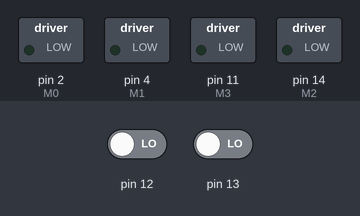
The sketch below on a simulated Arduino Uno, built with avr-gcc and run on an emulated ATmega328P. Parts: switched loads named in the sketch (green lamp = pin HIGH). Inputs (shaded band) come from the test bench; at power-on: pin 12 LOW, pin 13 LOW.

Above: at 1.2 s.
1.3 s: pin 12 driven HIGH
At 2.1 s:
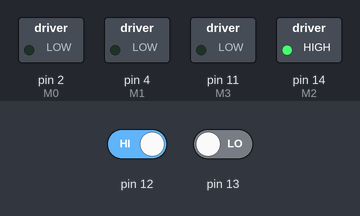
2.8 s: pin 13 driven HIGH
At 3.3 s:
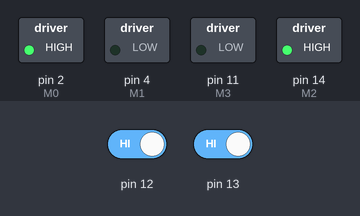
4.3 s: pin 12 driven LOW
At 5.5 s:
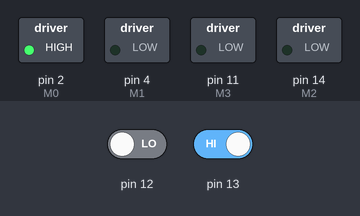
5.8 s: pin 13 driven LOW
At 6.8 s:
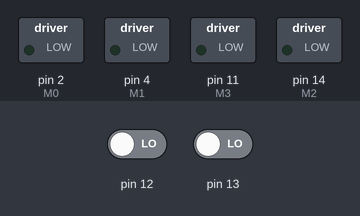
Timing chart, 0 to 8.3 s (numbered marks = the images above; inputs shaded):
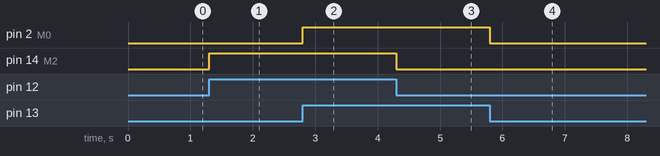

The sketch:

sketch_aug19c.ino
```cpp
#define M0 2       // left motor
#define M1 4       // left motor
#define M2 14       // right motor
#define M3 11       // right motor

void setup()
{
  pinMode(13, INPUT);
  pinMode(12, INPUT);
  pinMode(M0, OUTPUT);
  pinMode(M1, OUTPUT);
  pinMode(M2, OUTPUT);
  pinMode(M3, OUTPUT);
}
void loop()
{
  if(digitalRead(13) && digitalRead(12))     // Move Forward
  {
    digitalWrite(M0, HIGH);
    digitalWrite(M1, LOW);
    digitalWrite(M2, HIGH);
    digitalWrite(M3, LOW);
  }
  else
  if(!(digitalRead(13)) && digitalRead(12))     // Turn right
  {
    digitalWrite(M0, LOW);
    digitalWrite(M1, LOW);
    digitalWrite(M2, HIGH);
    digitalWrite(M3, LOW);
  }
  else
  if(digitalRead(13) && !(digitalRead(12)))     // turn left
  {
    digitalWrite(M0, HIGH);
    digitalWrite(M1, LOW);
    digitalWrite(M2, LOW);
    digitalWrite(M3, LOW);
  }
  else
  if(!(digitalRead(13)) && !(digitalRead(12)))     // stop
  {
    digitalWrite(M0, LOW);
    digitalWrite(M1, LOW);
    digitalWrite(M2, LOW);
    digitalWrite(M3, LOW);
  }
}
```

Measured:
- after the input at 1.3 s, pin 14 (M2): LOW → HIGH at once
- after the input at 2.8 s, pin 2 (M0): LOW → HIGH at once
- after the input at 4.3 s, pin 14 (M2): HIGH → LOW at once
- after the input at 5.8 s, pin 2 (M0): HIGH → LOW at once
